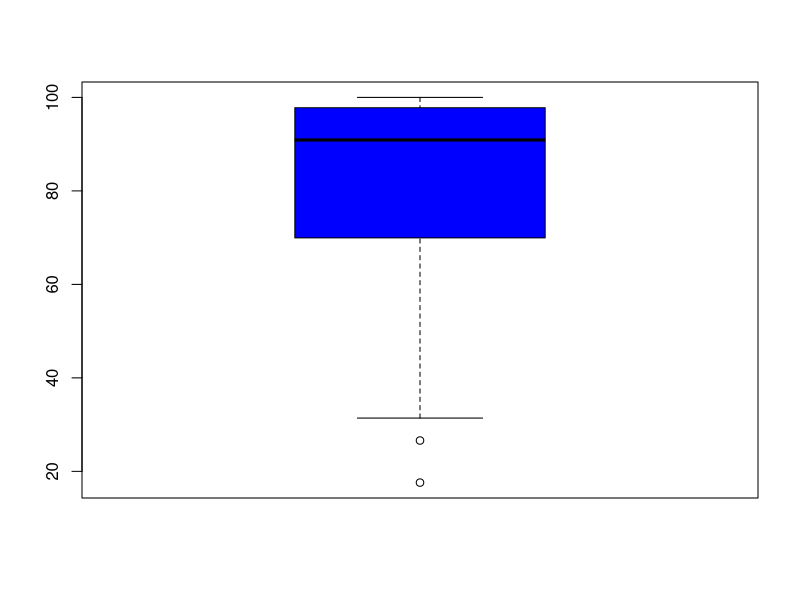

This chart was generated by the following R code: (Note: this script raises an error after producing the figure.)
## ---- chunk 1
countries <- read.csv(file = "countries_world.csv",stringsAsFactors = FALSE)
#dimension of 'countries'
dim(countries)
#structure of 'countries'
str(countries)
## ---- chunk 2
# loading 'dplyr' package
library(dplyr)
## ---- chunk 3
#Omit the rows that contain NA's
new_country_dat <- na.omit(countries)
#Dimension of the new data set
dim(new_country_dat)
## ---- chunk 4
#Top of the data
dim(head(new_country_dat[, c(1:3)]))
#Bottom of the data
tail(new_country_dat[, c(1:3)])
## ---- chunk 5
#select(new_country_dat, Country) %>% unique %>% nrow 
#unique(new_country_dat$Country
## ---- chunk 6
#five_number summary
fivenum(new_country_dat$Literacy)
summary(new_country_dat$Literacy)
#standard deviation
sd(new_country_dat$Literacy, na.rm = TRUE)
#interquartile range 
IQR(new_country_dat$Literacy, na.rm = TRUE)
## ---- chunk 7
#Boxplot
boxplot(new_country_dat$Literacy, col="blue")
## ---- chunk 8
knitr::include_graphics("boxplot.jpg")
## ---- chunk 9
#Bar plot for birthrate for first 10 countries in the world
#library(tidyr)
subset_barplot_x <- head(c(new_country_dat$Birthrate),5)
subset_barplot_y <- head(c(new_country_dat$Country),5)
barplot(subset_barplot_x, names.arg=subset_barplot_y, main = "countries vs birthrate", col = "blue", border ="red")
## ---- chunk 10
#Group barplot
# Create the input vectors.
#library(tidyverse)
subset_stack_barplot <- table(new_country_dat$Birthrate, new_country_dat$Climate)
barplot(subset_stack_barplot, main = "Climate Vs Birthrate", col=c("blue", "red"))
legend("topleft", c("birthdate","Climate"), fill=c("blue","red"), cex=1.3)
## ---- chunk 11
hist(new_country_dat$Deathrate, col ="magenta")
## ---- chunk 12
x <- new_country_dat$Deathrate
y <- new_country_dat$Birthrate
# Plot with main and axis titles
plot(x, y, main = "Birthrate vs Deathrate",
     xlab = "Birthrate", ylab = "Deathrate",
      frame = FALSE)
# Add regression line
plot(x, y, frame = FALSE)
abline(lm(y ~ x, data = new_country_dat), col = "blue")
## ---- chunk 13
library(tidyverse)
library(ggplot2)
## ---- chunk 14
ggplot(new_country_dat, aes(x = Birthrate)) # Birthrate is a column in 'new_country_dat'
## ---- chunk 15
#ggplot(new_country_dat, aes(x=Birthrate), color="steelblue")
## ---- chunk 16
ggplot(new_country_dat, aes(x=Area, y = Birthrate)) + geom_point()
## ---- chunk 17
ggplot(new_country_dat, aes(x=Area, y=Birthrate)) + 
  geom_point(aes(col=Region), size=3) +  # Set color to vary based on state categories.
  geom_smooth(method="lm") +
  coord_cartesian(xlim=c(100, 50000), ylim=c(0, 100)) + 
  labs(title="Area Vs Birthrate", y="Birthrate", x="Area", caption="World countries dataset")
## ---- chunk 18
ggplot(new_country_dat, aes(x = Birthrate)) + geom_histogram( binwidth = 5, fill = "magenta", color = "blue")
## ---- chunk 19
library(grid)
library(gridExtra)
## ---- chunk 20
ggplot(new_country_dat, aes(x=Pop_Density, y = Birthrate)) + geom_point(size = 1.5,colour='magenta')+geom_line()+stat_smooth()+theme_bw()+coord_cartesian(xlim=c(0, 500), ylim=c(0, 70))->g1

ggplot(new_country_dat, aes(x=Pop_Density, y = Deathrate)) + geom_point(size = 1.5,colour='orange')+geom_line(size=1,alpha=0.7,linetype=2)+stat_smooth()+theme_bw()+coord_cartesian(xlim=c(0, 500), ylim=c(0, 70))->g2
grid.arrange(g1, g2, ncol = 2)
## ---- chunk 21
new_country_dat_subset <- head(new_country_dat,5)
ggplot(new_country_dat_subset, aes(x=Region,y= Literacy))+geom_boxplot(aes(fill= Region)) +theme_bw()+coord_cartesian(ylim=c(0, 100))+theme(axis.text.x = element_text(angle = 90,hjust=1))
